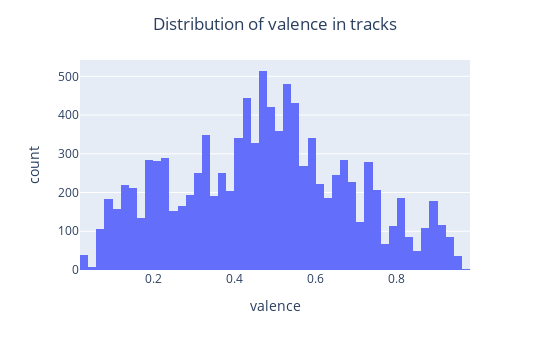

The code cell stored with this chart in its notebook:
### Code cell
# Let's view the valence distribution now
hist_fig = px.histogram(data_frame=charts_df,x='valence', width=550,height=350,
            )
hist_fig.update_layout(title="Distribution of valence in tracks", title_x=0.5)
#sns.histplot(charts_df.valence,bins=50)

### Figure 1 — Plotly figure (JSON) as saved in the notebook; plotly's stock layout.template omitted (floating-point values rounded to 4 significant figures; data arrays with more than 128 entries replaced by an {"elided": "..."} marker saying what was removed)
{"data": [{"alignmentgroup": "True", "bingroup": "x", "hovertemplate": "valence=%{x}<br>count=%{y}<extra></extra>", "legendgroup": "", "marker": {"color": "#636efa", "pattern": {"shape": ""}}, "name": "", "offsetgroup": "", "orientation": "v", "showlegend": false, "type": "histogram", "x": {"elided": "10400 float values"}, "xaxis": "x", "yaxis": "y"}], "layout": {"barmode": "relative", "height": 350, "legend": {"tracegroupgap": 0}, "margin": {"t": 60}, "title": {"text": "Distribution of valence in tracks", "x": 0.5}, "width": 550, "xaxis": {"anchor": "y", "domain": [0, 1], "title": {"text": "valence"}}, "yaxis": {"anchor": "x", "domain": [0, 1], "title": {"text": "count"}}}}
